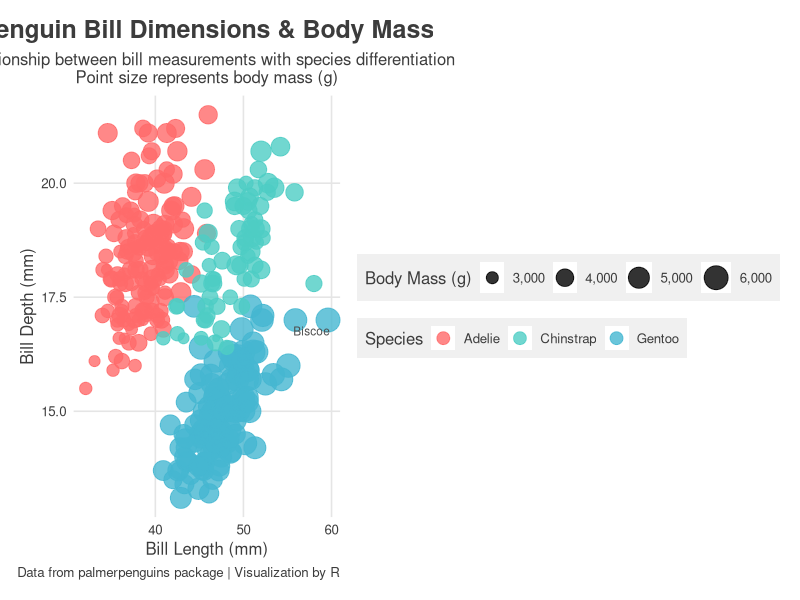

Recreate this plot in R.
## ---- chunk 1
suppressPackageStartupMessages(library(tidyverse))
suppressPackageStartupMessages(library(palmerpenguins))
## ---- chunk 2
#| warning: false
# Load required packages
library(palmerpenguins)
library(ggplot2)
library(ggthemes)
library(ggrepel)
library(scales)

# Create a polished scatterplot with annotations
ggplot(data = penguins, 
       aes(x = bill_length_mm, 
           y = bill_depth_mm, 
           color = species, 
           size = body_mass_g)) +
  geom_point(alpha = 0.8) +
  geom_text_repel(aes(label = ifelse(body_mass_g > 6000, 
                                    as.character(island), "")),
                  size = 3,
                  color = "gray30",
                  show.legend = FALSE) +
  scale_color_manual(values = c("#FF6B6B", "#4ECDC4", "#45B7D1")) +
  scale_size_continuous(range = c(2, 8), 
                       labels = comma,
                       breaks = seq(3000, 6000, by = 1000)) +
  labs(title = "Penguin Bill Dimensions & Body Mass",
       subtitle = "Relationship between bill measurements with species differentiation\nPoint size represents body mass (g)",
       x = "Bill Length (mm)",
       y = "Bill Depth (mm)",
       color = "Species",
       size = "Body Mass (g)",
       caption = "Data from palmerpenguins package | Visualization by R") +
  theme_fivethirtyeight() +
  theme(plot.title = element_text(face = "bold", size = 18, hjust = 0.5),
        plot.subtitle = element_text(size = 12, hjust = 0.5),
        axis.title = element_text(),
        legend.position = "right",
        legend.box = "vertical",
        panel.grid.major = element_line(color = "gray90"),
        plot.background = element_rect(fill = "white"),
        panel.background = element_rect(fill = "white")) +
  guides(color = guide_legend(override.aes = list(size = 4)))
